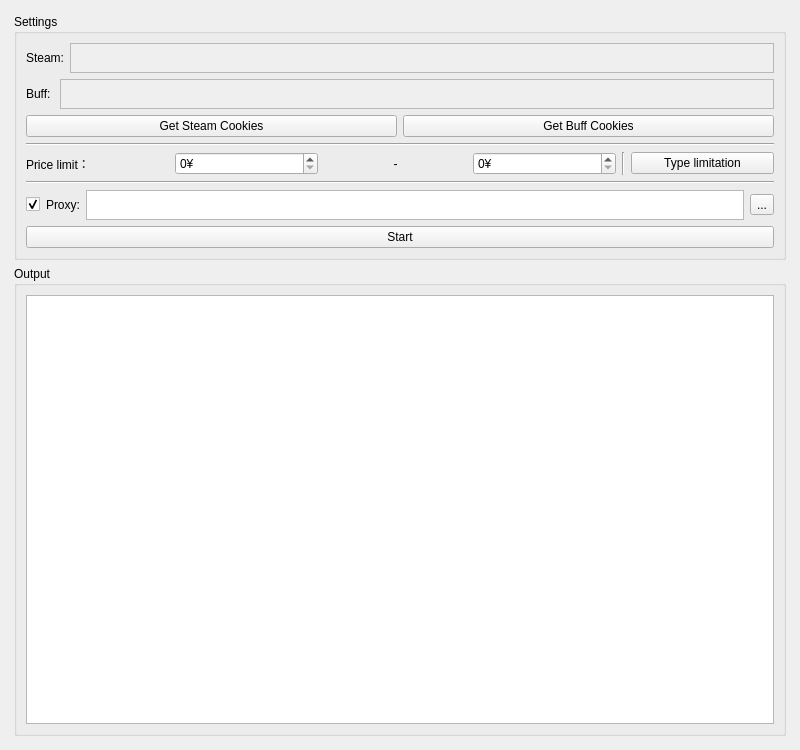
<?xml version="1.0" encoding="UTF-8"?>
<ui version="4.0">
 <class>MainWindow</class>
 <widget class="QMainWindow" name="MainWindow">
  <property name="geometry">
   <rect>
    <x>0</x>
    <y>0</y>
    <width>800</width>
    <height>750</height>
   </rect>
  </property>
  <property name="windowTitle">
   <string>Oddish</string>
  </property>
  <property name="styleSheet">
   <string notr="true"/>
  </property>
  <widget class="QWidget" name="centralwidget">
   <layout class="QVBoxLayout" name="verticalLayout">
    <item>
     <layout class="QVBoxLayout" name="verticalLayout_2" stretch="0,3">
      <property name="leftMargin">
       <number>5</number>
      </property>
      <property name="topMargin">
       <number>5</number>
      </property>
      <property name="rightMargin">
       <number>5</number>
      </property>
      <property name="bottomMargin">
       <number>5</number>
      </property>
      <item>
       <widget class="QGroupBox" name="settings">
        <property name="title">
         <string>Settings</string>
        </property>
        <layout class="QVBoxLayout" name="verticalLayout_4">
         <item>
          <layout class="QHBoxLayout" name="horizontalLayout">
           <item>
            <widget class="QLabel" name="label">
             <property name="text">
              <string>Steam:</string>
             </property>
            </widget>
           </item>
           <item>
            <widget class="QPlainTextEdit" name="steamCookie">
             <property name="enabled">
              <bool>false</bool>
             </property>
             <property name="maximumSize">
              <size>
               <width>16777215</width>
               <height>30</height>
              </size>
             </property>
            </widget>
           </item>
          </layout>
         </item>
         <item>
          <layout class="QHBoxLayout" name="horizontalLayout_2">
           <item>
            <widget class="QLabel" name="label_2">
             <property name="text">
              <string>Buff: </string>
             </property>
            </widget>
           </item>
           <item>
            <widget class="QPlainTextEdit" name="buffCookie">
             <property name="enabled">
              <bool>false</bool>
             </property>
             <property name="maximumSize">
              <size>
               <width>16777215</width>
               <height>30</height>
              </size>
             </property>
            </widget>
           </item>
          </layout>
         </item>
         <item>
          <layout class="QHBoxLayout" name="horizontalLayout_3">
           <item>
            <widget class="QPushButton" name="getSteam">
             <property name="text">
              <string>Get Steam Cookies</string>
             </property>
            </widget>
           </item>
           <item>
            <widget class="QPushButton" name="getBuff">
             <property name="text">
              <string>Get Buff Cookies</string>
             </property>
            </widget>
           </item>
          </layout>
         </item>
         <item>
          <widget class="Line" name="line_2">
           <property name="orientation">
            <enum>Qt::Horizontal</enum>
           </property>
          </widget>
         </item>
         <item>
          <layout class="QHBoxLayout" name="horizontalLayout_4">
           <item>
            <widget class="QLabel" name="label_3">
             <property name="text">
              <string>Price limit：</string>
             </property>
            </widget>
           </item>
           <item>
            <widget class="QSpinBox" name="priceMin">
             <property name="suffix">
              <string>¥</string>
             </property>
             <property name="maximum">
              <number>150000</number>
             </property>
            </widget>
           </item>
           <item>
            <widget class="QLabel" name="label_4">
             <property name="text">
              <string>-</string>
             </property>
             <property name="alignment">
              <set>Qt::AlignCenter</set>
             </property>
            </widget>
           </item>
           <item>
            <widget class="QSpinBox" name="priceMax">
             <property name="suffix">
              <string>¥</string>
             </property>
             <property name="maximum">
              <number>150000</number>
             </property>
            </widget>
           </item>
           <item>
            <widget class="Line" name="line_3">
             <property name="orientation">
              <enum>Qt::Vertical</enum>
             </property>
            </widget>
           </item>
           <item>
            <widget class="QPushButton" name="typeRestrict">
             <property name="text">
              <string>Type limitation</string>
             </property>
            </widget>
           </item>
          </layout>
         </item>
         <item>
          <widget class="Line" name="line">
           <property name="orientation">
            <enum>Qt::Horizontal</enum>
           </property>
          </widget>
         </item>
         <item>
          <layout class="QHBoxLayout" name="horizontalLayout_8">
           <item>
            <widget class="QCheckBox" name="useProxy">
             <property name="text">
              <string/>
             </property>
             <property name="checked">
              <bool>true</bool>
             </property>
            </widget>
           </item>
           <item>
            <widget class="QLabel" name="label_7">
             <property name="text">
              <string>Proxy:</string>
             </property>
            </widget>
           </item>
           <item>
            <widget class="QPlainTextEdit" name="proxyEditor">
             <property name="maximumSize">
              <size>
               <width>16777215</width>
               <height>30</height>
              </size>
             </property>
            </widget>
           </item>
           <item>
            <widget class="QToolButton" name="proxyVaild">
             <property name="text">
              <string>...</string>
             </property>
            </widget>
           </item>
          </layout>
         </item>
         <item>
          <widget class="QPushButton" name="crawlStart">
           <property name="text">
            <string>Start</string>
           </property>
          </widget>
         </item>
        </layout>
       </widget>
      </item>
      <item>
       <widget class="QGroupBox" name="groupBox_2">
        <property name="title">
         <string>Output</string>
        </property>
        <layout class="QVBoxLayout" name="verticalLayout_3">
         <item>
          <widget class="QTextEdit" name="logger"/>
         </item>
        </layout>
       </widget>
      </item>
     </layout>
    </item>
   </layout>
  </widget>
 </widget>
 <resources/>
 <connections/>
 <slots>
  <slot>crawl_start()</slot>
  <slot>get_steam()</slot>
  <slot>get_buff()</slot>
 </slots>
</ui>
